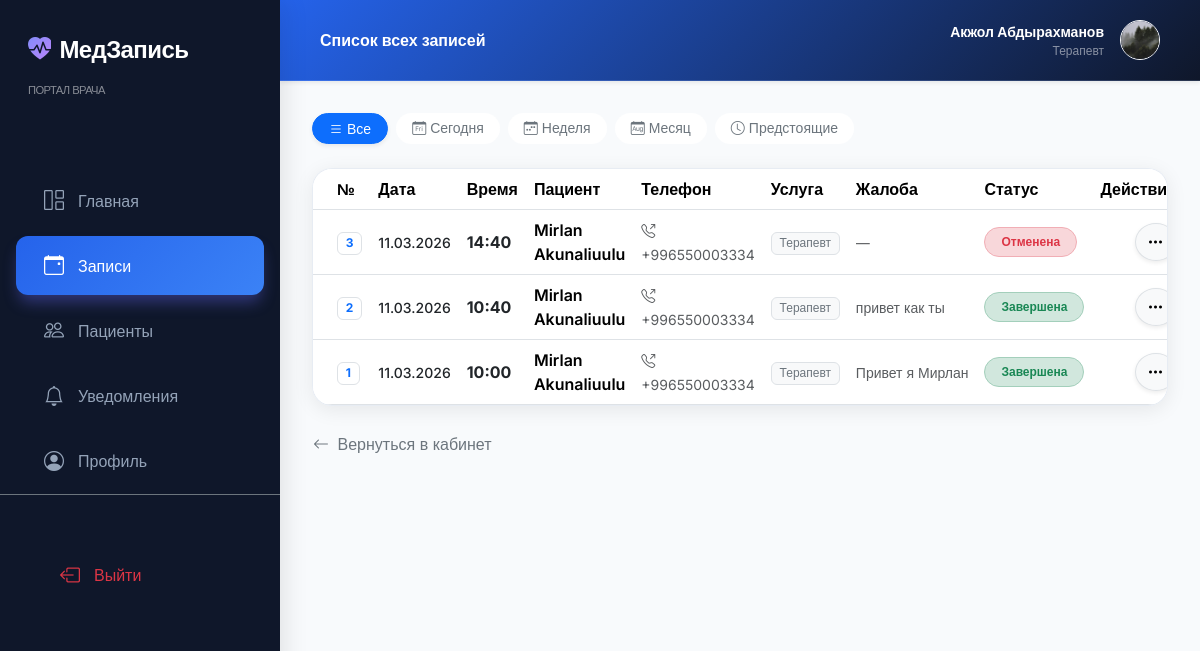
The page /doctor/appointments/ (signed in) on the database as committed earlier.
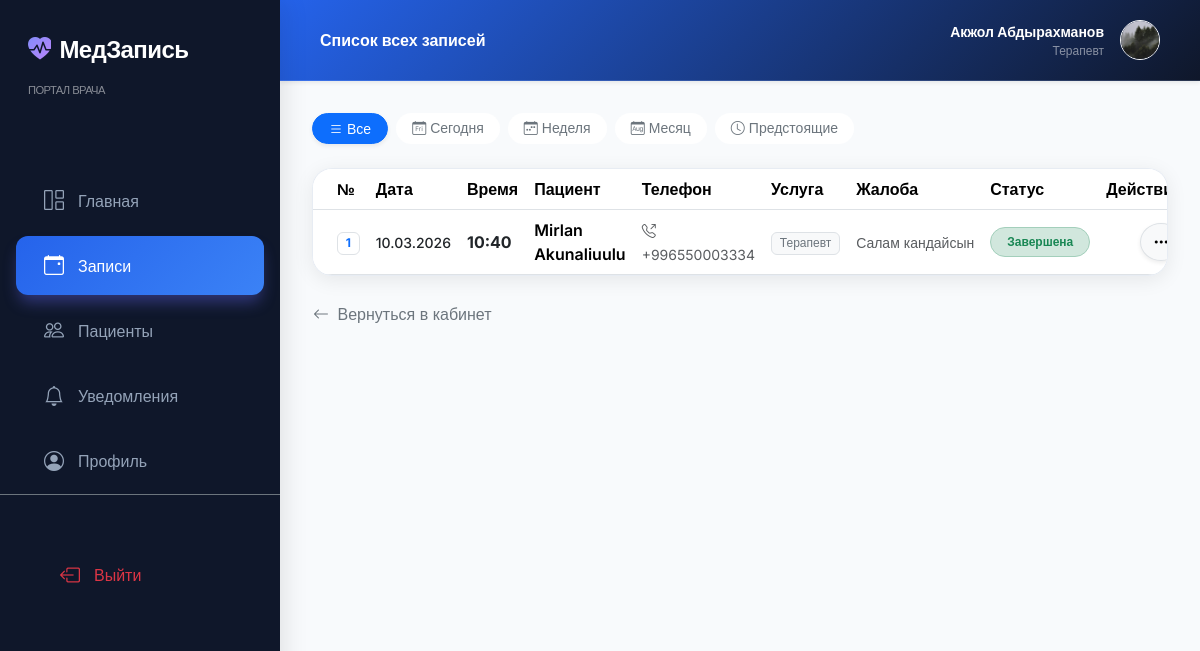
The same page on the database as committed later.
### accounts/models.py (models this page shows, shortened)
class CustomUser(AbstractUser):
    phone = models.CharField(
        max_length=20,
        verbose_name='Номер телефона',
        help_text='Формат: +996 XXX XXXXXX'
    )
    date_of_birth = models.DateField(
        null=True,
        blank=True,
        verbose_name='Дата рождения'
    )
    is_doctor = models.BooleanField(
        default=False,
        verbose_name='Врач',
        help_text='Отметьте, если пользователь является врачом'
    )
    photo = models.ImageField(
        upload_to='users/',
        blank=True,
        null=True,
        verbose_name='Фото профиля'
    )
    email = models.EmailField(unique=True, verbose_name='Email')
    REQUIRED_FIELDS = ['email', 'first_name', 'last_name', 'phone']
    class Meta:
        verbose_name = 'Пользователь'
        verbose_name_plural = 'Пользователи'
    def get_full_name(self):
        return f'{self.first_name} {self.last_name}'.strip() or self.username

### queue_app/models.py (models this page shows, shortened)
class Specialist(models.Model):
    first_name = models.CharField(max_length=50, verbose_name='Имя')
    last_name = models.CharField(max_length=50, verbose_name='Фамилия')
    middle_name = models.CharField(max_length=50, blank=True, verbose_name='Отчество')
    user = models.OneToOneField(
        settings.AUTH_USER_MODEL,
        on_delete=models.SET_NULL,
        null=True,
        blank=True,
        related_name='specialist_profile',
        verbose_name='Аккаунт пользователя'
    )
    service = models.ForeignKey(
        Service,
        on_delete=models.CASCADE,
        related_name='specialists',
        verbose_name='Специализация'
    )
    bio = models.TextField(blank=True, verbose_name='Биография / О враче')
    experience_years = models.PositiveIntegerField(default=0, verbose_name='Стаж (лет)')
    photo = models.ImageField(
        upload_to='specialists/',
        blank=True,
        null=True,
        verbose_name='Фото'
    )
    cabinet = models.CharField(max_length=20, blank=True, verbose_name='Кабинет')
    work_start = models.TimeField(default='09:00', verbose_name='Начало рабочего дня')
    work_end = models.TimeField(default='18:00', verbose_name='Конец рабочего дня')
    is_active = models.BooleanField(default=True, verbose_name='Активен')
    created_at = models.DateTimeField(auto_now_add=True)
    class Meta:
        verbose_name = 'Специалист'
        verbose_name_plural = 'Специалисты'
        ordering = ['last_name', 'first_name']

class Service(models.Model):
    name = models.CharField(max_length=100, verbose_name='Название услуги')
    description = models.TextField(blank=True, verbose_name='Описание')
    icon = models.CharField(
        max_length=50,
        default='bi-heart-pulse',
        verbose_name='Bootstrap иконка',
        help_text='Например: bi-heart-pulse, bi-bandaid, bi-clipboard2-pulse'
    )
    duration_minutes = models.PositiveIntegerField(
        default=30,
        verbose_name='Длительность приёма (мин)'
    )
    is_active = models.BooleanField(default=True, verbose_name='Активна')
    created_at = models.DateTimeField(auto_now_add=True)
    class Meta:
        verbose_name = 'Услуга'
        verbose_name_plural = 'Услуги'
        ordering = ['name']

class Appointment(models.Model):
    STATUS_CHOICES = [
        ('pending', 'Ожидает'),
        ('confirmed', 'Подтверждена'),
        ('completed', 'Завершена'),
        ('cancelled', 'Отменена'),
    ]
    patient = models.ForeignKey(
        settings.AUTH_USER_MODEL,
        on_delete=models.CASCADE,
        related_name='appointments',
        verbose_name='Пациент'
    )
    service = models.ForeignKey(
        Service,
        on_delete=models.CASCADE,
        related_name='appointments',
        verbose_name='Услуга'
    )
    specialist = models.ForeignKey(
        Specialist,
        on_delete=models.CASCADE,
        related_name='appointments',
        verbose_name='Специалист'
    )
    time_slot = models.OneToOneField(
        TimeSlot,
        on_delete=models.CASCADE,
        related_name='appointment',
        verbose_name='Временной слот'
    )
    queue_number = models.PositiveIntegerField(verbose_name='Номер очереди', editable=False)
    status = models.CharField(
        max_length=20,
        choices=STATUS_CHOICES,
        default='pending',
        verbose_name='Статус'
    )
    complaint = models.TextField(blank=True, verbose_name='Причина обращения')
    created_at = models.DateTimeField(auto_now_add=True, verbose_name='Дата создания')
    updated_at = models.DateTimeField(auto_now=True)
    class Meta:
        verbose_name = 'Запись'
        verbose_name_plural = 'Записи'
        ordering = ['-created_at']
    def get_status_badge_class(self):
        badge_map = {
            'pending': 'warning',
            'confirmed': 'primary',
            'completed': 'success',
            'cancelled': 'danger',
        }
        return badge_map.get(self.status, 'secondary')

class TimeSlot(models.Model):
    specialist = models.ForeignKey(
        Specialist,
        on_delete=models.CASCADE,
        related_name='time_slots',
        verbose_name='Специалист'
    )
    date = models.DateField(verbose_name='Дата')
    time = models.TimeField(verbose_name='Время')
    is_available = models.BooleanField(default=True, verbose_name='Доступен')
    class Meta:
        verbose_name = 'Временной слот'
        verbose_name_plural = 'Временные слоты'
        ordering = ['date', 'time']
        unique_together = ('specialist', 'date', 'time')

### queue_app/views.py (the view)
# urls.py: path('doctor/appointments/', views.doctor_appointments_view, name='doctor_appointments'),
@doctor_required
def doctor_appointments_view(request):
    specialist = request.user.specialist_profile
    today = timezone.now().date()
    filter_type = request.GET.get('filter', 'all')
    appointments = Appointment.objects.filter(
        specialist=specialist
    ).select_related('patient', 'service', 'time_slot')
    if filter_type == 'today':
        appointments = appointments.filter(time_slot__date=today)
    elif filter_type == 'week':
        week_ago = today - timezone.timedelta(days=7)
        appointments = appointments.filter(time_slot__date__gte=week_ago)
    elif filter_type == 'month':
        month_ago = today - timezone.timedelta(days=30)
        appointments = appointments.filter(time_slot__date__gte=month_ago)
    elif filter_type == 'upcoming':
        appointments = appointments.filter(
            time_slot__date__gte=today,
            status__in=['pending', 'confirmed']
        )
    appointments = appointments.order_by('-time_slot__date', '-time_slot__time')
    return render(request, 'doctor/doctor_appointments.html', {
        'appointments': appointments,
        'filter_type': filter_type,
    })

### templates/doctor/doctor_appointments.html (shortened to what this page needs)
{% extends 'doctor/base_doctor.html' %}
{% block header_title %}Список всех записей{% endblock %}
{% block doctor_content %}
<div class="container-fluid px-0">
    <div class="d-flex flex-wrap gap-2 mb-4">
        <a href="?filter=all"
            class="btn btn-sm px-3 rounded-pill {% if filter_type == 'all' %}btn-primary shadow-sm{% else %}btn-outline-secondary border-0 bg-white{% endif %}">
            <i class="bi bi-list me-1"></i>Все
        </a>
        <a href="?filter=today"
            class="btn btn-sm px-3 rounded-pill {% if filter_type == 'today' %}btn-primary shadow-sm{% else %}btn-outline-secondary border-0 bg-white{% endif %}">
            <i class="bi bi-calendar-day me-1"></i>Сегодня
        </a>
        <a href="?filter=week"
            class="btn btn-sm px-3 rounded-pill {% if filter_type == 'week' %}btn-primary shadow-sm{% else %}btn-outline-secondary border-0 bg-white{% endif %}">
            <i class="bi bi-calendar-week me-1"></i>Неделя
        </a>
        <a href="?filter=month"
            class="btn btn-sm px-3 rounded-pill {% if filter_type == 'month' %}btn-primary shadow-sm{% else %}btn-outline-secondary border-0 bg-white{% endif %}">
            <i class="bi bi-calendar-month me-1"></i>Месяц
        </a>
        <a href="?filter=upcoming"
            class="btn btn-sm px-3 rounded-pill {% if filter_type == 'upcoming' %}btn-success shadow-sm text-white{% else %}btn-outline-secondary border-0 bg-white{% endif %}">
            <i class="bi bi-clock me-1"></i>Предстоящие
        </a>
    </div>
    <div class="glass-card overflow-hidden">
        <div class="card-body p-0">
            {% if appointments %}
            <div class="table-responsive">
                <table class="table table-hover align-middle mb-0">
                    <thead class="bg-light/50 border-bottom">
                        <tr>
                            <th class="ps-4">№</th>
                            <th>Дата</th>
                            <th>Время</th>
                            <th>Пациент</th>
                            <th>Телефон</th>
                            <th>Услуга</th>
                            <th>Жалоба</th>
                            <th>Статус</th>
                            <th class="pe-4 text-end">Действия</th>
                        </tr>
                    </thead>
                    <tbody class="border-top-0">
                        {% for appt in appointments %}
                        <tr>
                            <td class="ps-4"><span class="badge bg-primary-soft text-primary border">{{ appt.queue_number }}</span></td>
                            <td class="text-dark fw-medium small">{{ appt.time_slot.date|date:"d.m.Y" }}</td>
                            <td class="fw-bold text-dark">{{ appt.time_slot.time|time:"H:i" }}</td>
                            <td>
                                <div class="fw-semibold">{{ appt.patient.get_full_name }}</div>
                            </td>
                            <td>
                                <a href="tel:{{ appt.patient.phone }}" class="text-muted small text-decoration-none">
                                    <i class="bi bi-telephone-outbound me-1"></i> {{ appt.patient.phone }}
                                </a>
                            </td>
                            <td>
                                <span class="badge bg-light text-secondary border small fw-normal">{{ appt.service.name }}</span>
                            </td>
                            <td>
                                <div class="text-truncate text-muted small" style="max-width: 150px;"
                                    title="{{ appt.complaint }}">
                                    {{ appt.complaint|default:"—" }}
                                </div>
                            </td>
                            <td>
                                <span
                                    class="badge rounded-pill px-3 py-2 bg-{{ appt.get_status_badge_class|default:'secondary' }}-subtle text-{{ appt.get_status_badge_class|default:'secondary' }} border border-{{ appt.get_status_badge_class|default:'secondary' }}-subtle">
                                    {{ appt.get_status_display }}
                                </span>
                            </td>
                            <td class="pe-4 text-end">
                                <div class="dropdown">
                                    <button class="btn btn-icon btn-light rounded-circle border shadow-sm"
                                        data-bs-toggle="dropdown">
                                        <i class="bi bi-three-dots"></i>
                                    </button>
                                </div>
                            </td>
                        </tr>
                        {% endfor %}
                    </tbody>
                </table>
            </div>
            {% endif %}
        </div>
    </div>
    <div class="mt-4">
        <a href="{% url 'doctor_dashboard' %}" class="btn btn-link link-secondary text-decoration-none small p-0">
            <i class="bi bi-arrow-left me-1"></i> Вернуться в кабинет
        </a>
    </div>
</div>
{% endblock %}

### templates/doctor/base_doctor.html (shortened to what this page needs)
<!DOCTYPE html>
<html lang="ru">
<head>
    <link href="https://cdn.jsdelivr.net/npm/bootstrap@5.3.2/dist/css/bootstrap.min.css" rel="stylesheet" media="print" onload="this.media='all'">
    <link rel="stylesheet" href="https://cdn.jsdelivr.net/npm/bootstrap-icons@1.11.2/font/bootstrap-icons.min.css" media="print" onload="this.media='all'">
</head>
<body>
    <aside class="doctor-sidebar" id="sidebar">
        <a href="{% url 'doctor_dashboard' %}" class="brand-name">
            <i class="bi bi-heart-pulse-fill text-primary me-2"></i>МедЗапись <br>
            <small class="text-white-50 fw-normal" style="font-size: 0.7rem;">ПОРТАЛ ВРАЧА</small>
        </a>
        <nav class="nav flex-column mt-4">
            <a href="{% url 'doctor_dashboard' %}"
                class="nav-link {% if request.resolver_match.url_name == 'doctor_dashboard' %}active{% endif %}">
                <i class="bi bi-grid-1x2"></i> Главная
            </a>
            <a href="{% url 'doctor_appointments' %}"
                class="nav-link {% if request.resolver_match.url_name == 'doctor_appointments' %}active{% endif %}">
                <i class="bi bi-calendar-event"></i> Записи
            </a>
            <a href="{% url 'doctor_patients' %}"
                class="nav-link {% if request.resolver_match.url_name == 'doctor_patients' %}active{% endif %}">
                <i class="bi bi-people"></i> Пациенты
            </a>
            <a href="{% url 'doctor_notifications' %}"
                class="nav-link {% if request.resolver_match.url_name == 'doctor_notifications' %}active{% endif %}">
                <i class="bi bi-bell"></i> Уведомления
            </a>
            <a href="{% url 'doctor_profile' %}"
                class="nav-link {% if request.resolver_match.url_name == 'doctor_profile' %}active{% endif %}">
                <i class="bi bi-person-circle"></i> Профиль
            </a>
        </nav>
        <div class="mt-auto p-3 pt-5 border-top border-secondary">
            <a href="{% url 'logout' %}" class="nav-link text-danger">
                <i class="bi bi-box-arrow-left"></i> Выйти
            </a>
        </div>
    </aside>
    <header class="doctor-header shadow-sm">
        <div class="d-flex align-items-center">
            <span class="fw-semibold d-none d-md-inline">{% block header_title %}Панель управления{% endblock %}</span>
        </div>
        <div class="d-flex align-items-center gap-3">
            <div class="text-end d-none d-sm-block">
                <div class="fw-bold small text-white">{{ user.get_full_name }}</div>
                <div class="text-white-50" style="font-size: 0.75rem;">{{ user.specialist_profile.service.name }}</div>
            </div>
            {% if user.specialist_profile.photo %}
            <img src="{{ user.specialist_profile.photo.url }}" class="rounded-circle border border-light" width="40" height="40"
                style="object-fit: cover;">
            {% else %}
            <div class="rounded-circle bg-white-10 d-flex align-items-center justify-content-center border border-light" width="40"
                height="40" style="width:40px;height:40px; background: rgba(255,255,255,0.1);">
                <i class="bi bi-person text-white"></i>
            </div>
            {% endif %}
        </div>
    </header>
    <main class="doctor-content">
        <div class="fade-in-up">
            {% block doctor_content %}{% endblock %}
        </div>
    </main>
</body>
</html>

Rows that differ between the two databases and show on the page:
removed Appointment: queue_number "3", time_slot "11.03.2026", time_slot.time "14:40", patient.get_full_name "Mirlan Akunaliuulu", patient.phone "+996550003334", service.name "Терапевт", complaint "—", status "Отменена"
removed Appointment: queue_number "2", time_slot "11.03.2026", time_slot.time "10:40", patient.get_full_name "Mirlan Akunaliuulu", patient.phone "+996550003334", service.name "Терапевт", complaint "привет как ты", status "Завершена"
removed Appointment: queue_number "1", time_slot "11.03.2026", time_slot.time "10:00", patient.get_full_name "Mirlan Akunaliuulu", patient.phone "+996550003334", service.name "Терапевт", complaint "Привет я Мирлан", status "Завершена"
added Appointment: queue_number "1", time_slot "10.03.2026", time_slot.time "10:40", patient.get_full_name "Mirlan Akunaliuulu", patient.phone "+996550003334", service.name "Терапевт", complaint "Салам кандайсын", status "Завершена"
